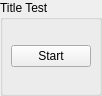
<?xml version="1.0" encoding="UTF-8"?>
<ui version="4.0">
 <class>TitleState</class>
 <widget class="QWidget" name="TitleState">
  <property name="enabled">
   <bool>true</bool>
  </property>
  <property name="geometry">
   <rect>
    <x>0</x>
    <y>0</y>
    <width>102</width>
    <height>96</height>
   </rect>
  </property>
  <property name="sizePolicy">
   <sizepolicy hsizetype="Preferred" vsizetype="Preferred">
    <horstretch>0</horstretch>
    <verstretch>0</verstretch>
   </sizepolicy>
  </property>
  <property name="windowTitle">
   <string>Form</string>
  </property>
  <layout class="QGridLayout" name="gridLayout">
   <property name="leftMargin">
    <number>0</number>
   </property>
   <property name="topMargin">
    <number>0</number>
   </property>
   <property name="rightMargin">
    <number>0</number>
   </property>
   <property name="bottomMargin">
    <number>0</number>
   </property>
   <property name="spacing">
    <number>0</number>
   </property>
   <item row="0" column="0">
    <layout class="QHBoxLayout" name="horizontalLayout">
     <property name="spacing">
      <number>0</number>
     </property>
     <item>
      <widget class="QGroupBox" name="groupBox">
       <property name="enabled">
        <bool>true</bool>
       </property>
       <property name="title">
        <string>Title Test</string>
       </property>
       <layout class="QGridLayout" name="gridLayout_2">
        <property name="leftMargin">
         <number>0</number>
        </property>
        <property name="topMargin">
         <number>0</number>
        </property>
        <property name="rightMargin">
         <number>0</number>
        </property>
        <property name="bottomMargin">
         <number>0</number>
        </property>
        <property name="spacing">
         <number>0</number>
        </property>
        <item row="0" column="1">
         <widget class="QPushButton" name="pushButton">
          <property name="sizePolicy">
           <sizepolicy hsizetype="Maximum" vsizetype="Fixed">
            <horstretch>0</horstretch>
            <verstretch>0</verstretch>
           </sizepolicy>
          </property>
          <property name="text">
           <string>Start</string>
          </property>
         </widget>
        </item>
       </layout>
      </widget>
     </item>
    </layout>
   </item>
  </layout>
 </widget>
 <resources/>
 <connections/>
</ui>
